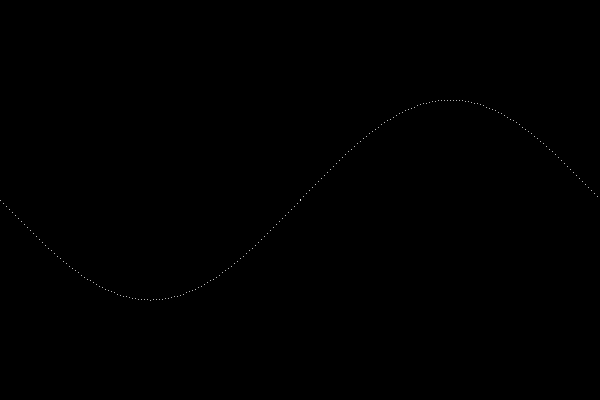
Frame 1 (no input)
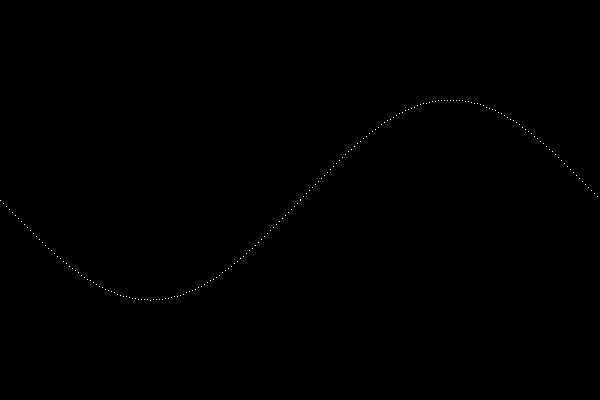
Frame 60 (the mouse pressed at the canvas centre just before this capture)
Frame 120 (the mouse held since frame 60 and released just before this capture): identical to frame 60, image omitted

The Processing sketch that drew these frames (run headless with seeded random() and noise(); from frame 60 on, the mouse is pressed at the canvas centre):

// Processing sketch: processing_120922
// ── processing_120922.pde

void setup(){
  size(600,400);
  smooth();
  background(0);
  //noLoop();
}

void draw(){
  
  //for(i=0; i<200; i++){
    
  float amplitude =100;
  for (int x=0; x<width;x+=3){
    
    float theta = x*TWO_PI/width;
    float y=amplitude * sin(theta);
    
    stroke(255);
    point(x,y+height/2);
   }
  }
